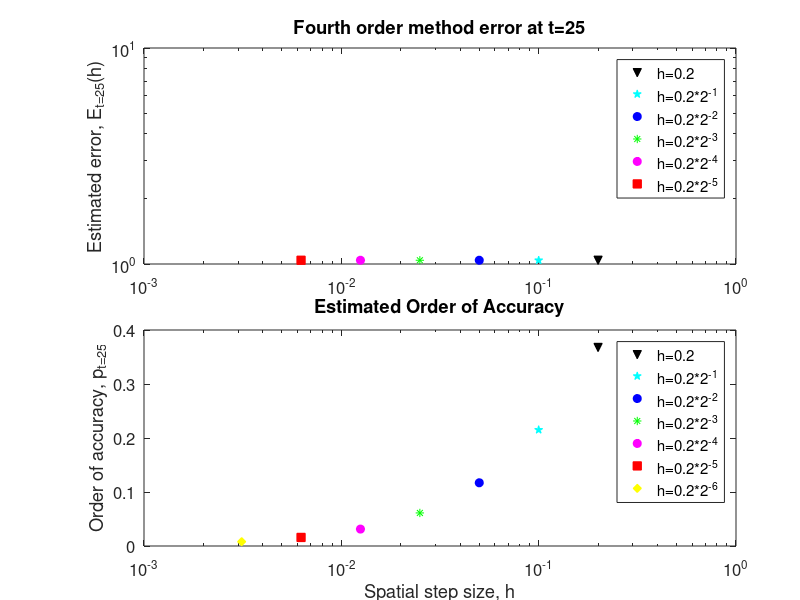

MATLAB code for this plot:
% This code estimates the error of the fourth order
% numerical differentiation method and plots it as
% a function of the spatial step.  As well, the order
% of accuracy is estimated at t=25 and plotted.
%
clear
figure(3)
clf reset

load data_sRK4
%
err1=abs(w1(nstep1+1,1)-w2(nstep1+1,1))/(1-0.5^4)+1.0e-16;
err2=abs(w2(nstep2+1,1)-w3(nstep2+1,1))/(1-0.5^4)+1.0e-16;
err3=abs(w3(nstep3+1,1)-w4(nstep3+1,1))/(1-0.5^4)+1.0e-16;
err4=abs(w4(nstep4+1,1)-w5(nstep4+1,1))/(1-0.5^4)+1.0e-16;
err5=abs(w5(nstep5+1,1)-w6(nstep5+1,1))/(1-0.5^4)+1.0e-16;
err6=abs(w6(nstep6+1,1)-w7(nstep6+1,1))/(1-0.5^4)+1.0e-16;
%
axes('position',[0.18,0.56,0.74,0.36])
loglog(h1, err1,'kv','markerfacecolor','k')
hold on
loglog(h2, err2,'cp','Markerfacecolor','c')
hold on
loglog(h3, err3,'bo','Markerfacecolor','b')
hold on
loglog(h4, err4,'g*','Markerfacecolor','g')
hold on
loglog(h5, err5,'mo','Markerfacecolor','m')
hold on
loglog(h6, err6,'rs','Markerfacecolor','r')
hold on
%
%axis([10*e-3,10,10*e(0.01),10*e(0.02)])
set(gca,'fontsize',12)
%set(gca,'xtick',10.^[-5:-1])
%set(gca,'ytick',[1:10^(.02)])
%xlabel('Spatial step size, h')
ylabel('Estimated error, E_{t=25}(h)')
title('Fourth order method error at t=25')
legend('h=0.2','h=0.2*2^{-1}','h=0.2*2^{-2}','h=0.2*2^{-3}','h=0.2*2^{-4}','h=0.2*2^{-5}')
% estimate order of accuracy
p11=abs(w1(nstep1-1,1)-w1(nstep1,1));
p12=abs(w1(nstep1,1)-w1(nstep1+1,1));
p1=log2(p11/p12);
p21=abs(w2(nstep2-1,1)-w2(nstep2,1));
p22=abs(w2(nstep2,1)-w2(nstep2+1,1));
p2=log2(p21/p22);
p31=abs(w3(nstep3-1,1)-w3(nstep3,1));
p32=abs(w3(nstep3,1)-w3(nstep3+1,1));
p3=log2(p31/p32);
p41=abs(w4(nstep4-1,1)-w4(nstep4,1));
p42=abs(w4(nstep4,1)-w4(nstep4+1,1));
p4=log2(p41/p42);
p51=abs(w5(nstep5-1,1)-w5(nstep5,1));
p52=abs(w5(nstep5,1)-w5(nstep5+1,1));
p5=log2(p51/p52);
p61=abs(w6(nstep6-1,1)-w6(nstep6,1));
p62=abs(w6(nstep6,1)-w6(nstep6+1,1));
p6=log2(p61/p62);
p71=abs(w7(nstep7-1,1)-w7(nstep7,1));
p72=abs(w7(nstep7,1)-w7(nstep7+1,1));
p7=log2(p71/p72);
%
axes('position',[0.18,0.09,0.74,0.36])
semilogx(h1,p1,'kv','markerfacecolor','k')
hold on
semilogx(h2,p2,'cp','Markerfacecolor','c')
hold on
semilogx(h3,p3,'bo','Markerfacecolor','b')
hold on
semilogx(h4,p4,'g*','Markerfacecolor','g')
hold on
semilogx(h5,p5,'mo','Markerfacecolor','m')
hold on
semilogx(h6,p6,'rs','Markerfacecolor','r')
hold on
semilogx(h7,p7,'yd','Markerfacecolor','y')
set(gca,'fontsize',12)
xlabel('Spatial step size, h')
ylabel('Order of accuracy, p_{t=25}')
title('Estimated Order of Accuracy')
legend('h=0.2','h=0.2*2^{-1}','h=0.2*2^{-2}','h=0.2*2^{-3}','h=0.2*2^{-4}','h=0.2*2^{-5}','h=0.2*2^{-6}')
%
disp(['p = [',num2str(p1),']'])
disp(['p = [',num2str(p2),']'])
disp(['p = [',num2str(p3),']'])
disp(['p = [',num2str(p4),']'])
disp(['p = [',num2str(p5),']'])
disp(['p = [',num2str(p6),']'])
disp(['p = [',num2str(p7),']'])